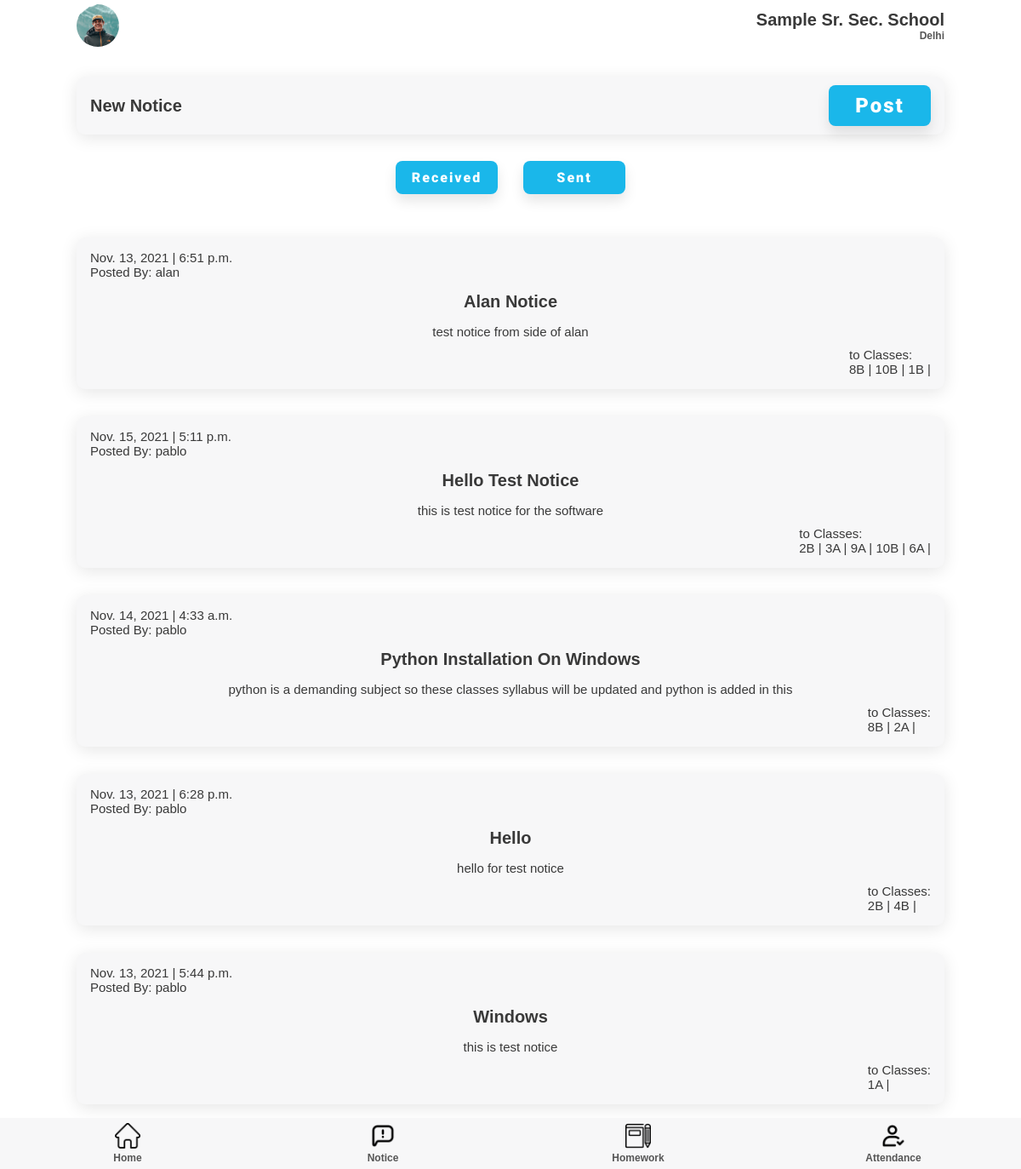
Screenshot of /notice/teacher/all (signed in) with the database file from the repository.
### notice/models.py (models this page shows)
class notice(models.Model):
        topic = models.CharField(max_length=200)
        desc = models.CharField(max_length=2000)
        date = models.DateTimeField(auto_now=True)
        posted_by = models.ForeignKey(User, on_delete=models.CASCADE, null=True)

class receiver(models.Model):
        note = models.ForeignKey(notice, on_delete=models.CASCADE)
        receiver = models.ForeignKey(classSection, on_delete=models.CASCADE)

### teacher/models.py (models this page shows)
class classSection(models.Model):
    Class = models.IntegerField()
    section = models.CharField(max_length=50)
    teacher = models.OneToOneField(teacher, on_delete=models.PROTECT)

### notice/views.py (the view, shortened to what this page needs)
# urls.py: path('teacher/<str:category>', views.teacherNotice, name='teacherNotice'),
def teacherNotice(request, category):
    if category == 'all':
        schoolobj = teacher.objects.get(user = request.user).school
        superadmin_qs = SuperAdmin.objects.filter(school = schoolobj)
        notice_qs = []
        for superadmin in superadmin_qs:
            notice_q = notice.objects.filter(posted_by = superadmin.user).values()
            print(notice_q)
            for item in notice_q:
                notice_qs.append(item)
        print(notice_qs)
        for notice_q in notice_qs:
            notice_q["receiver"] = receiver.objects.filter(note = notice_q["id"])
            notice_q["posted_by"] = User.objects.get(id = notice_q["posted_by_id"]).username
        print("last notice_qs: ", notice_qs)
        notice_qs.reverse()
        return render(request, 'teacherNotice.html', {'notices': notice_qs})

### templates/teacher/teacherNotice.html
{% extends 'attendance.html' %}
{% load static %}
{% block extra-head %}
    <link rel="stylesheet" href="{% static '/css/style.css' %}" />
    <link rel="stylesheet" href="{% static '/css/attendance.css' %}" />
    <link rel="stylesheet" href="{% static '/css/notice.css' %}" />
{% endblock extra-head %}
{% block content %}
<section id="main">
  <section id="start-att">
    <div class="component-back">
      <div>
        <h2>New Notice</h2>
      </div>
      <a href="{% url 'notice:createNotice' %}">
        <button class="btn btn-lg">Post</button>
      </a>
    </div>
  </section>
  <section class="notice-toggle">
    <div class="notice-buttons">
      <a href="{% url 'notice:teacherNotice' "all" %}"><button class="btn btn-md">Received</button></a>
      <a href="{% url 'notice:teacherNotice' "sent" %}"><button class="btn btn-md">Sent</button></a>
    </div>
  </section>
  <section id="home-menu">
    <div class="home-menu">
      {% for notice in notices %}
      <div class="menu-list notice-list">
        <p>{{ notice.date.date }} | {{ notice.date.time }} <br />
        {% if notice.posted_by %}<span>Posted By: {{notice.posted_by}}</span>{% endif %}
        </p>
        <h2>{{ notice.topic }}</h2>
        <p>{{ notice.desc }}</p>
        <p>to Classes: <br /> {% for class in notice.receiver %}{{class.receiver.Class}}{{class.receiver.section}} | {% endfor %}</p>
      </div>
      {% endfor %}
    </div>
  </section>
</section>
{% endblock content %}

### static/css/style.css (style rules this page uses)
:root { --dark-green: #1ab7ea; --light-green: #9cdabd; --dark-red: #fb3f4a; --light-red: #fb878e; --light-red: #2196f3; --light-grey: #f7f7f8; --dark-grey: #e7e7e8; --dark: #393939; --faded: #555555; --center-width: 85%; }
* { box-sizing: border-box; margin: 0; padding: 0; }
body { font-family: "Arial", sans-serif; -webkit-font-smoothing: antialiased; }
a { text-decoration: none; }
* { margin: 0; padding: 0; }
#main { margin: auto; margin-bottom: 60px; width: 100%; background-color: #fff; }
.home-menu, .goto { margin: 35px auto 0; width: var(--center-width); display: flex; flex-direction: column; justify-content: space-between; }
.menu-list, .component-back { background-color: var(--light-grey); border-radius: 10px; display: flex; justify-content: space-between; align-items: center; margin: 1em 0; padding: 10px 16px; transition: all 0.5s ease 0s; box-shadow: 0px 4px 20px rgba(0, 0, 0, 0.1); }
.btn { display: inline-block; background: var(--dark-green); color: #fff; padding: 10px 15px; min-width: 120px; font-size: 1rem; text-align: center; border: none; cursor: pointer; outline: none; box-shadow: 0px 8px 15px rgba(0, 0, 0, 0.1); transition: all 0.3s ease 0s; border-radius: 8px; letter-spacing: 2px; font-family: "Roboto", sans-serif; font-weight: 900; }
.btn-lg { font-size: 1.5rem; }
.btn-md { font-size: 1rem; }
p { color: var(--dark); font-size: 15px; font-weight: 300; }
h2 { color: var(--dark); text-transform: capitalize; font-size: 20px; font-weight: 600; }

### static/css/attendance.css (style rules this page uses)
#start-att { width: 85%; margin: auto; }

### static/css/notice.css (style rules this page uses)
.notice-list { flex-direction: column; }
.notice-list > p:nth-child(1) { align-self: baseline; }
.notice-list > p:nth-child(4) { align-self: end; }
.notice-list > * { margin: 5px 0px; }
.notice-list h2 { margin: 10px 0; }
.notice-toggle { margin: auto; }
.notice-buttons { display: flex; justify-content: center; }
.notice-toggle .notice-buttons .btn { margin: 15px 15px 0 15px; }

### rows the page displays
notice: date "Nov. 13, 2021", date.time "6:51 p.m.", posted_by "alan", topic "Alan Notice", desc "test notice from side of alan"
receiver: receiver.Class "8", receiver.section "B"
receiver: receiver.Class "10", receiver.section "B"
receiver: receiver.Class "1", receiver.section "B"
notice: date "Nov. 15, 2021", date.time "5:11 p.m.", posted_by "pablo", topic "Hello Test Notice", desc "this is test notice for the software"
receiver: receiver.Class "2", receiver.section "B"
receiver: receiver.Class "3", receiver.section "A"
receiver: receiver.Class "9", receiver.section "A"
receiver: receiver.Class "10", receiver.section "B"
receiver: receiver.Class "6", receiver.section "A"
notice: date "Nov. 14, 2021", date.time "4:33 a.m.", posted_by "pablo", topic "Python Installation On Windows", desc "python is a demanding subject so these classes syllabus will be updated and python is added in this"
receiver: receiver.Class "8", receiver.section "B"
receiver: receiver.Class "2", receiver.section "A"
notice: date "Nov. 13, 2021", date.time "6:28 p.m.", posted_by "pablo", topic "Hello", desc "hello for test notice"
receiver: receiver.Class "2", receiver.section "B"
receiver: receiver.Class "4", receiver.section "B"
notice: date "Nov. 13, 2021", date.time "5:44 p.m.", posted_by "pablo", topic "Windows", desc "this is test notice"
receiver: receiver.Class "1", receiver.section "A"
